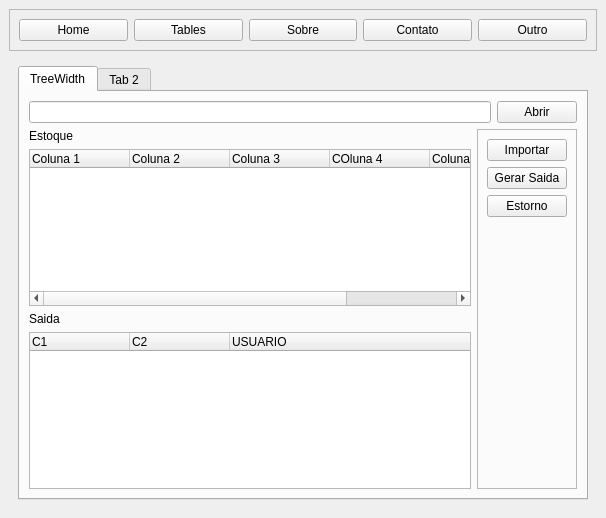
<?xml version="1.0" encoding="UTF-8"?>
<ui version="4.0">
 <class>MainWindow</class>
 <widget class="QMainWindow" name="MainWindow">
  <property name="geometry">
   <rect>
    <x>0</x>
    <y>0</y>
    <width>606</width>
    <height>518</height>
   </rect>
  </property>
  <property name="windowTitle">
   <string>MainWindow</string>
  </property>
  <widget class="QWidget" name="centralwidget">
   <layout class="QVBoxLayout" name="verticalLayout">
    <item>
     <widget class="QFrame" name="frame">
      <property name="frameShape">
       <enum>QFrame::StyledPanel</enum>
      </property>
      <property name="frameShadow">
       <enum>QFrame::Raised</enum>
      </property>
      <layout class="QHBoxLayout" name="horizontalLayout">
       <item>
        <widget class="QPushButton" name="btn_home">
         <property name="text">
          <string>Home</string>
         </property>
        </widget>
       </item>
       <item>
        <widget class="QPushButton" name="btn_tables">
         <property name="text">
          <string>Tables</string>
         </property>
        </widget>
       </item>
       <item>
        <widget class="QPushButton" name="btn_sobre">
         <property name="text">
          <string>Sobre</string>
         </property>
        </widget>
       </item>
       <item>
        <widget class="QPushButton" name="btn_contato">
         <property name="text">
          <string>Contato</string>
         </property>
        </widget>
       </item>
       <item>
        <widget class="QPushButton" name="btn_outro">
         <property name="text">
          <string>Outro</string>
         </property>
        </widget>
       </item>
      </layout>
     </widget>
    </item>
    <item>
     <widget class="QStackedWidget" name="pages">
      <property name="currentIndex">
       <number>1</number>
      </property>
      <widget class="QWidget" name="pg_home">
       <layout class="QHBoxLayout" name="horizontalLayout_2">
        <item>
         <widget class="QLabel" name="titulo">
          <property name="styleSheet">
           <string notr="true">background-color: rgb(255, 255, 255);</string>
          </property>
          <property name="text">
           <string>&lt;html&gt;&lt;head/&gt;&lt;body&gt;&lt;p align=&quot;center&quot;&gt;&lt;span style=&quot; font-size:48pt; font-weight:600;&quot;&gt;Testando&lt;/span&gt;&lt;/p&gt;&lt;p align=&quot;center&quot;&gt;&lt;span style=&quot; font-size:24pt; font-weight:600;&quot;&gt;Sistema de Gerenciamento&lt;/span&gt;&lt;/p&gt;&lt;/body&gt;&lt;/html&gt;</string>
          </property>
         </widget>
        </item>
       </layout>
      </widget>
      <widget class="QWidget" name="pg_table">
       <layout class="QHBoxLayout" name="horizontalLayout_3">
        <item>
         <widget class="QTabWidget" name="tabWidget">
          <property name="currentIndex">
           <number>0</number>
          </property>
          <widget class="QWidget" name="Sistema1">
           <attribute name="title">
            <string>TreeWidth</string>
           </attribute>
           <layout class="QVBoxLayout" name="verticalLayout_7">
            <item>
             <layout class="QVBoxLayout" name="geral">
              <item>
               <layout class="QHBoxLayout" name="abrir">
                <item>
                 <widget class="QLineEdit" name="txt_path"/>
                </item>
                <item>
                 <widget class="QPushButton" name="btn_abrir">
                  <property name="text">
                   <string>Abrir</string>
                  </property>
                 </widget>
                </item>
               </layout>
              </item>
              <item>
               <layout class="QHBoxLayout" name="tables_btn">
                <item>
                 <layout class="QVBoxLayout" name="tables">
                  <item>
                   <layout class="QVBoxLayout" name="table1">
                    <item>
                     <widget class="QLabel" name="titulo_estoque">
                      <property name="text">
                       <string>Estoque</string>
                      </property>
                     </widget>
                    </item>
                    <item>
                     <widget class="QTreeWidget" name="tb_estoque">
                      <column>
                       <property name="text">
                        <string>Coluna 1</string>
                       </property>
                      </column>
                      <column>
                       <property name="text">
                        <string>Coluna 2</string>
                       </property>
                      </column>
                      <column>
                       <property name="text">
                        <string>Coluna 3</string>
                       </property>
                      </column>
                      <column>
                       <property name="text">
                        <string>COluna 4</string>
                       </property>
                      </column>
                      <column>
                       <property name="text">
                        <string>Coluna 5</string>
                       </property>
                      </column>
                      <column>
                       <property name="text">
                        <string>Usuario</string>
                       </property>
                      </column>
                     </widget>
                    </item>
                   </layout>
                  </item>
                  <item>
                   <layout class="QVBoxLayout" name="table2">
                    <item>
                     <widget class="QLabel" name="titulo_saida">
                      <property name="text">
                       <string>Saida</string>
                      </property>
                     </widget>
                    </item>
                    <item>
                     <widget class="QTreeWidget" name="tb_saida">
                      <column>
                       <property name="text">
                        <string notr="true">C1</string>
                       </property>
                      </column>
                      <column>
                       <property name="text">
                        <string>C2</string>
                       </property>
                      </column>
                      <column>
                       <property name="text">
                        <string>USUARIO</string>
                       </property>
                      </column>
                     </widget>
                    </item>
                   </layout>
                  </item>
                 </layout>
                </item>
                <item>
                 <widget class="QFrame" name="btns">
                  <property name="frameShape">
                   <enum>QFrame::StyledPanel</enum>
                  </property>
                  <property name="frameShadow">
                   <enum>QFrame::Raised</enum>
                  </property>
                  <layout class="QVBoxLayout" name="verticalLayout_2">
                   <item>
                    <widget class="QPushButton" name="btn_importar">
                     <property name="text">
                      <string>Importar</string>
                     </property>
                    </widget>
                   </item>
                   <item>
                    <widget class="QPushButton" name="btn_saida">
                     <property name="text">
                      <string>Gerar Saida</string>
                     </property>
                    </widget>
                   </item>
                   <item>
                    <widget class="QPushButton" name="btn_estorno">
                     <property name="text">
                      <string>Estorno</string>
                     </property>
                    </widget>
                   </item>
                   <item>
                    <spacer name="espaco_btn">
                     <property name="orientation">
                      <enum>Qt::Vertical</enum>
                     </property>
                     <property name="sizeHint" stdset="0">
                      <size>
                       <width>20</width>
                       <height>40</height>
                      </size>
                     </property>
                    </spacer>
                   </item>
                  </layout>
                 </widget>
                </item>
               </layout>
              </item>
             </layout>
            </item>
           </layout>
          </widget>
          <widget class="QWidget" name="Sistema2">
           <attribute name="title">
            <string>Tab 2</string>
           </attribute>
          </widget>
         </widget>
        </item>
       </layout>
      </widget>
     </widget>
    </item>
   </layout>
  </widget>
 </widget>
 <resources/>
 <connections/>
</ui>
